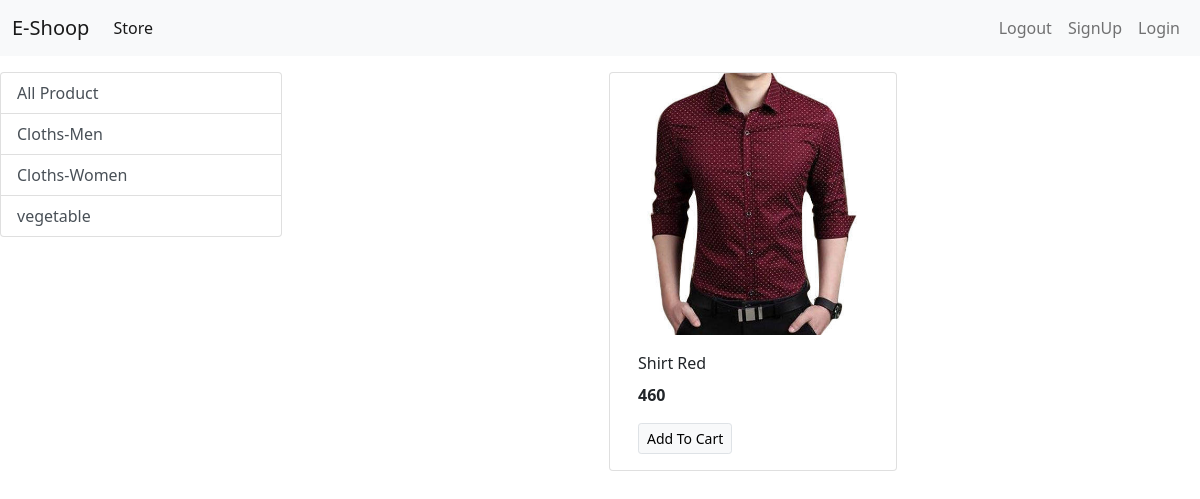
/?category=1, run on the app's committed database.
### store/models/category.py (models this page shows, shortened)
class Category(models.Model):
    name = models.CharField(max_length=20)
    @staticmethod
    def get_all_categories():
        return Category.objects.all()

### store/models/product.py (models this page shows, shortened)
class Product(models.Model):
    name = models.CharField(max_length=50)
    price = models.IntegerField(default=0)
    category=models.ForeignKey(Category,on_delete=models.CASCADE,default=1)
    description = models.CharField(max_length=200, default='',null=True,blank=True)
    image = models.ImageField(upload_to='uploads/products/')
    @staticmethod
    def get_all_product_by_id(category_id):
        if category_id:
            return Product.objects.filter(category=category_id)
        else:
            return Product.get_all_products()

### store/views.py (the view)
# urls.py: path('', index,name='homepage'),
def index(request):
    products=None
    categories = Category.get_all_categories()
    categoryId = request.GET.get('category')
    if categoryId:
        products=Product.get_all_product_by_id(categoryId)
    else:
        products=Product.get_all_products()
    data={}
    data['products'] = products
    data['categories']=categories
    return render(request,'index.html',data)

### store/templates/index.html
{% extends 'base.html' %}
{% block content%}
<div class="contaier-fluid mt-3">
    <div class="row">
        <div class="col-lg-3 mx-auto">
            <div class="list-group">
                <a href="/" class="list-group-item list-group-item-action">All Product</a>
                {% for category in categories %}
                <a href="/?category={{category.id}}" class="list-group-item list-group-item-action">{{category.name}}</a>
                {% endfor %}
            </div>
        </div>
        <div id='product' class='col-lg-9 mx-auto'>
            <div class="row mx-auto">
                {% for product in products %}
                    <div class="card mx-auto mb-3" style="width: 18rem;">
                        <img src={{product.image.url}} class="card-img-top" alt="...">
                        <div class="card-body">
                            <p class="card-title">{{product.name}}</p>
                            <p class="card-text"><b>{{product.price}}</b></p>
                            <a href="#" class="btn btn-light border btn-sm">Add To Cart</a>
                        </div>
                    </div>
                {% endfor %}
            </div>
        </div>
    </div>
</div>
{% endblock %}

### data on the page
Category: name "Cloths-Men"
Category: name "Cloths-Women"
Category: name "vegetable"
Product: image (picture), name "Shirt Red", price "460"
